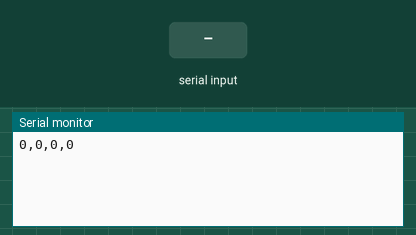
The sketch below on a simulated Arduino Uno, built with avr-gcc and run on an emulated ATmega328P. Shown: the last lines printed to the serial monitor. The test bench sets the inputs (shaded band).

Above: at 1.0 s.
1.1 s: "90,45,200\n" received over Serial
At 2.1 s:
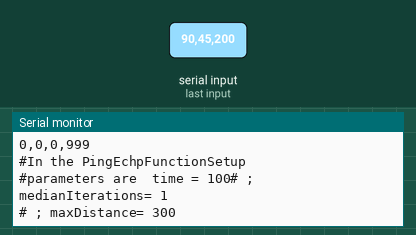
At 3.6 s:
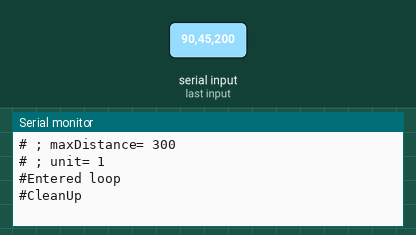

Measured:
- after the input at 1.1 s, the serial monitor: prints a new line after 0.90 s (image 1)

The sketch:

pingecho.ino
```cpp
//How to:
#define PE_PRESENT  1       // set 0 or comment out
//ECHO_PIN = 8, TRIGGER_PIN = 10
//send "1,21,4" per serial
//receive "id,module,command,timestamp,DISTANCE"

#include <SoftwareSerial.h>
#include <NewPing.h>
//#include <Time.h>

#define XSERIAL Serial // mySerial // Serial // to switch between Bluetooth and USB XSERIAL connection for communication

#define CV01   10
#define PE01   20
#define LED01  30
#define REL01  40
#define MM01   50

#define PE02   21
#define LS01   70

#define SETUP 1
#define SET 1
#define START 2
#define STOP 3
#define READ 4
#define R1 101

#define DEBUG 1

#ifdef DEBUG
#define DEBUG_PRINT(x) XSERIAL.print (x)
#define DEBUG_PRINTLN(x) XSERIAL.println (x)
#else
#define DEBUG_PRINT(x)
#define DEBUG_PRINTLN(x)
#endif

//Ping Echo sensor setup
#define TRIGGER_PIN 10
#define ECHO_PIN  8
#define MAX_DISTANCE 300
NewPing sonar(TRIGGER_PIN, ECHO_PIN, MAX_DISTANCE); //NewPing setup
#define PE_UNIT 1


bool pe_enabled = false;
unsigned long peTimer = 0;
#define PE_TIME_BETWEEN_SAMPLES 100 //Ping Frequency
#define PE_POINT_MEDIAN_ITERATIONS  1 //how many iterations used for median

//Serial
unsigned long readTimer; // holds the next read time;
unsigned int readSpeed = 500; // How frequently are we going to read the serial line


void setup() {
  XSERIAL.begin(9600, SERIAL_8N1); // Open serial monitor at 9600 baud
  while (!XSERIAL) {
    ; // wait for serial port to connect. Needed for native USB port only
  }
  establishContact();  // send a byte to establish contact until receiver responds

  //Easy testing
  PingEchoFunctionSetup2();
  //Easy testing

  DEBUG_PRINTLN("#Entered loop");
  XSERIAL.flush();
}

void loop() {
  int id, functionType, command;

  if (millis() >= readTimer) {
    readTimer += readSpeed;      // Set the next read time.
    if (XSERIAL.available() > 0) {
      // Read in loop all data for one line
      id = XSERIAL.parseInt();
      functionType = XSERIAL.parseInt();
      command = XSERIAL.parseInt();

      switch (functionType) {
        case CV01:
          //ColorViewFunction(id, command);
          break;
        case PE01:
          //PingEchoFunction(id, command);
          break;
        case PE02:
         PingEchoFunction2(id, command);
          break;
        case LED01:
          //LEDFunction(id, command);
          break;
        case REL01:
          //RelayFunction(id, command);
          break;
        case MM01:
          //MotorFunction(id, command);
          break;
      }
      processCleanUp();
    }
  }
  //TODO add all timer related calls here
  computeTimer();
}

// ----------------- Ping Echo -----------------
struct PingEchoFunctionConfig
{
  int ID; // The ID
  unsigned int TimeBetweenSamples;
  unsigned long ReadTimestamp;
  bool enabled = false;

  int medianIterations;
  int maxDistance;
  int unit;
  long int distance ; // value depends on the unit set

  void Reset()
  {
    // Set default values in case there is nothing
    // stored in the eeprom yet.
    TimeBetweenSamples = PE_TIME_BETWEEN_SAMPLES;
    medianIterations = 1;
    maxDistance = MAX_DISTANCE;
    unit = 1;
    distance = 0;
  }
};

PingEchoFunctionConfig pePoint;

void PingEchoFunction2( int id, int command) {
  pePoint.ID = id;
  DEBUG_PRINT("#In the PingEchoFunction with function ");
  DEBUG_PRINTLN(command);

  switch (command) {
    case SETUP:
      PingEchoFunctionSetup2();
      break;
    case START:
      PingEchoFunctionStart2();
      break;
    case STOP:
      PingEchoFunctionStop2();
      break;
    case READ:
      PingEchoFunctionRead2();
      break;
    default:
      break;
  }
  // Read parameters
}

void PingEchoFunctionSetup2() {
  DEBUG_PRINTLN("#In the PingEchpFunctionSetup");
  // ID, PE01,SETUP,<timeBetweenSamples:unit16>[,<medianIterations:uint16 = 1>][,<maxDistance:uint16 = 200>][,<unit:string = cm>]
  //Configures the PingEcho Module - Hardcoded for testcases

  pePoint.TimeBetweenSamples = PE_TIME_BETWEEN_SAMPLES;
  DEBUG_PRINT("#parameters are ");
  DEBUG_PRINT(" time = ");
  DEBUG_PRINT(pePoint.TimeBetweenSamples);

  // [,<medianIterations:uint16 = 1>]
  pePoint.medianIterations = PE_POINT_MEDIAN_ITERATIONS;
  DEBUG_PRINT("# ; medianIterations= ");
  DEBUG_PRINTLN(pePoint.medianIterations);

  //[,<maxDistance:uint16 = 200>]
  pePoint.maxDistance = MAX_DISTANCE;
  DEBUG_PRINT("# ; maxDistance= ");
  DEBUG_PRINTLN(pePoint.maxDistance);

  // <unit:uint16= cm>]
  pePoint.unit = PE_UNIT;
  DEBUG_PRINT("# ; unit= ");
  DEBUG_PRINTLN(pePoint.unit);
}

void PingEchoFunctionStart2(){
  #ifdef DEBUG
  DEBUG_PRINTLN("#Started constanst distance measuring.");
  #endif
  pe_enabled = true;
}

void PingEchoFunctionStop2(){
  #ifdef DEBUG
  DEBUG_PRINTLN("#Stopped constanst distance measuring.");
  #endif
  pe_enabled = false;
}

void pintEchoSensorFix(){
  pinMode(ECHO_PIN,OUTPUT);
  digitalWrite(ECHO_PIN,LOW);
  pinMode(ECHO_PIN,INPUT);
}
void PingEchoFunctionRead2() {

  DEBUG_PRINTLN("#In the PingEchoFunctionRead");

#ifdef PE_PRESENT
  unsigned int uS = sonar.ping_median(pePoint.medianIterations);
#else
  unsigned int uS = random(10000000);
#endif

  pePoint.ReadTimestamp = millis();
  switch (pePoint.unit) {
    case 2:
      pePoint.distance = sonar.convert_in(uS);
      break;
    case 3:
      pePoint.distance = uS;
      break;
    default:
      pePoint.distance = sonar.convert_cm(uS);
      break;
  }

  PingEchoFunctionR1();
}

void PingEchoFunctionR1() {
  // ID, PE01,R1,<timestamp:unit16>,<distance:uint16>
  XSERIAL.print(pePoint.ID); XSERIAL.print(", ");
  XSERIAL.print(PE02);  XSERIAL.print(", ");
  XSERIAL.print(R1);  XSERIAL.print(", ");
  XSERIAL.print(pePoint.ReadTimestamp);  XSERIAL.print(", ");
  XSERIAL.println(pePoint.distance);
  XSERIAL.flush();
}

void computeTimer(){
//  if ( pePoint.enabled && millis() >= (pePoint.TimeBetweenSamples + pePoint.ReadTimestamp){
//    PingEchoFunctionRead();
//  }

  if (pe_enabled && millis() >= peTimer){
    peTimer += PE_TIME_BETWEEN_SAMPLES;
    PingEchoFunctionRead2();
  }


}
// ----------------- GENERAL CONFIG ------------
void establishContact() {
  while (XSERIAL.available() <= 0) {
    XSERIAL.print("0,0,0,");   // send an initial string
    XSERIAL.println(millis());
    delay(1000);
  }
}

void processCleanUp () {
  // If we are here rest ist rubbish
  int i;
  DEBUG_PRINTLN("#CleanUp");
  while (XSERIAL.available() > 0) {
    i = XSERIAL.read();
  }
}
```
